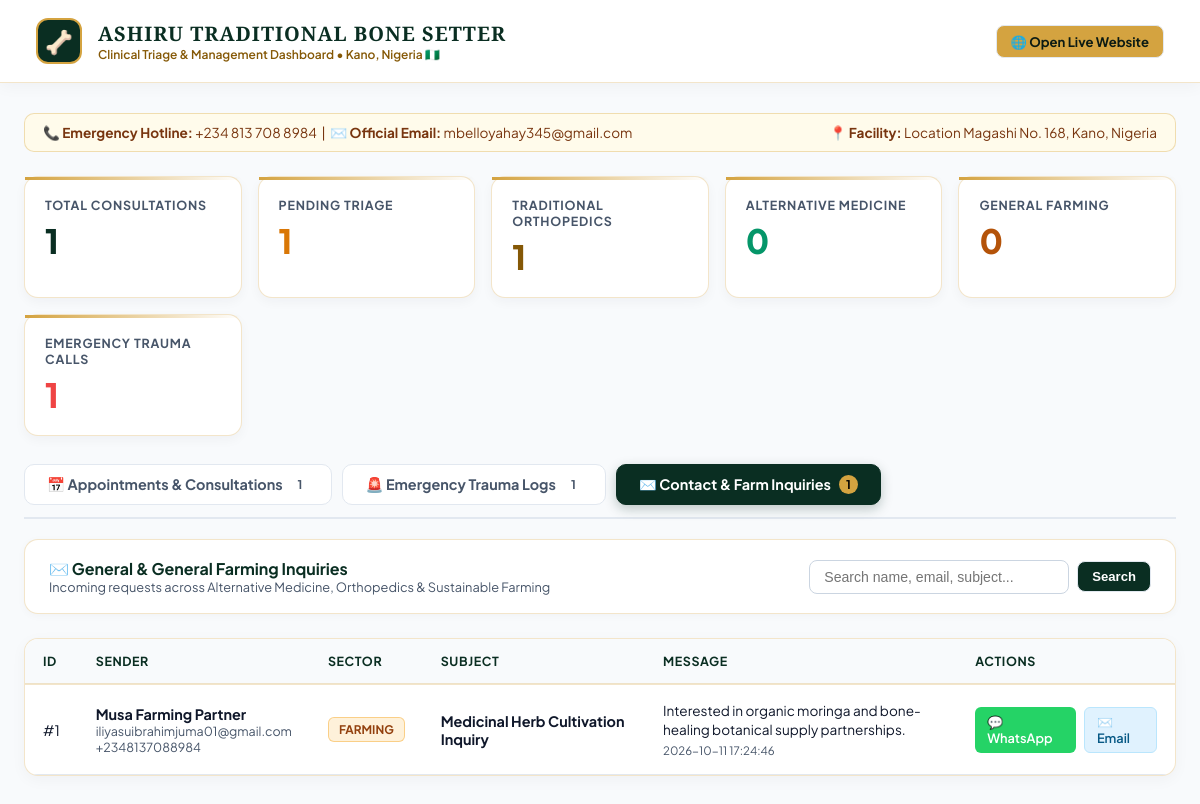
/admin/index.php?tab=inquiries, run on the app's committed database.
### tables this page shows
CREATE TABLE contact_inquiries (
                id INTEGER PRIMARY KEY AUTOINCREMENT,
                name TEXT NOT NULL,
                email TEXT,
                phone TEXT,
                sector TEXT DEFAULT 'orthopedic',
                subject TEXT,
                message TEXT NOT NULL,
                created_at DATETIME DEFAULT CURRENT_TIMESTAMP
            );

### admin/index.php (the view, shortened to what the rows shown need)
<?php
$db = Database::getConnection();
$activeTab    = $_GET['tab'] ?? 'appointments';
$filterSector = $_GET['sector'] ?? 'all';
$filterStatus = $_GET['status'] ?? 'all';
$searchQuery  = trim($_GET['q'] ?? '');
$sqlApt = "SELECT * FROM appointments WHERE 1=1";
$paramsApt = [];
$sqlApt .= " ORDER BY id DESC LIMIT 100";
$stmtApt = $db->prepare($sqlApt);
$stmtApt->execute($paramsApt);
$appointments = $stmtApt->fetchAll();
$sqlInq = "SELECT * FROM contact_inquiries WHERE 1=1";
$paramsInq = [];
$sqlInq .= " ORDER BY id DESC LIMIT 100";
$stmtInq = $db->prepare($sqlInq);
$stmtInq->execute($paramsInq);
$inquiries = $stmtInq->fetchAll();
?>
<!DOCTYPE html>
<html lang="en">
<head>
</head>
<body>
    <main class="container">
        <?php if ($activeTab === 'appointments'): ?>
            <section class="filter-panel">
                <div class="filter-group">
                    <span style="font-size: 0.8rem; color: var(--text-muted); font-weight: 700;">SECTOR:</span>
                    <a href="?tab=appointments&sector=all&status=<?= htmlspecialchars($filterStatus) ?>" class="filter-btn <?= $filterSector === 'all' ? 'active' : '' ?>">All Sectors</a>
                    <a href="?tab=appointments&sector=orthopedic&status=<?= htmlspecialchars($filterStatus) ?>" class="filter-btn <?= $filterSector === 'orthopedic' ? 'active' : '' ?>">Orthopedics</a>
                    <a href="?tab=appointments&sector=alternative&status=<?= htmlspecialchars($filterStatus) ?>" class="filter-btn <?= $filterSector === 'alternative' ? 'active' : '' ?>">Alternative Medicine</a>
                    <a href="?tab=appointments&sector=farming&status=<?= htmlspecialchars($filterStatus) ?>" class="filter-btn <?= $filterSector === 'farming' ? 'active' : '' ?>">General Farming</a>
                </div>
                <form method="GET" class="filter-group">
                    <input type="hidden" name="tab" value="appointments">
                    <input type="hidden" name="sector" value="<?= htmlspecialchars($filterSector) ?>">
                    <input type="hidden" name="status" value="<?= htmlspecialchars($filterStatus) ?>">
                    <input type="text" name="q" value="<?= htmlspecialchars($searchQuery) ?>" placeholder="Search patient, phone, ref..." class="search-input">
                    <button type="submit" class="filter-btn" style="cursor: pointer; background: var(--primary-emerald); color: #fff;">Search</button>
                </form>
            </section>
            <section class="table-card">
                <div class="table-responsive">
                    <table>
                        <thead>
                            <tr>
                                <th>Ref Code</th>
                                <th>Patient / Client</th>
                                <th>Sector</th>
                                <th>Service Category</th>
                                <th>Date &amp; Urgency</th>
                                <th>Status</th>
                                <th>Actions</th>
                            </tr>
                        </thead>
                        <tbody>
                            <?php if (empty($appointments)): ?>
                                <tr>
                                    <td colspan="7" style="text-align: center; padding: 40px; color: var(--text-muted);">
                                        No appointment records found matching the current filters.
                                    </td>
                                </tr>
                            <?php else: ?>
                                <?php foreach ($appointments as $apt): ?>
                                    <tr>
                                        <td>
                                            <strong style="color: var(--gold-dark); font-family: monospace; font-size: 0.95rem;">
                                                <?= htmlspecialchars($apt['reference_code']) ?>
                                            </strong>
                                        </td>
                                        <td>
                                            <div style="font-weight: 700; color: var(--text-dark);"><?= htmlspecialchars($apt['name']) ?></div>
                                            <div style="font-size: 0.8rem; color: var(--text-muted);"><?= htmlspecialchars($apt['phone']) ?></div>
                                        </td>
                                        <td>
                                            <span class="badge-sector sector-<?= htmlspecialchars($apt['sector']) ?>">
                                                <?= htmlspecialchars($apt['sector']) ?>
                                            </span>
                                        </td>
                                        <td>
                                            <div style="font-weight: 600; color: var(--text-dark);"><?= htmlspecialchars($apt['service']) ?></div>
                                            <div style="font-size: 0.78rem; color: var(--text-muted);">
                                                <?= htmlspecialchars($apt['consult_type']) ?>
                                            </div>
                                            <?php if (!empty($apt['details'])): ?>
                                                <div style="font-size: 0.75rem; color: #64748b; margin-top: 4px; max-width: 300px;">
                                                    📝 <?= htmlspecialchars($apt['details']) ?>
                                                </div>
                                            <?php endif; ?>
                                        </td>
                                        <td>
                                            <div>📅 <?= htmlspecialchars($apt['preferred_date'] ?: 'Not set') ?></div>
                                            <div style="font-size: 0.75rem; color: #b45309; font-weight: 600;"><?= htmlspecialchars($apt['urgency']) ?></div>
                                        </td>
                                        <td>
                                            <select class="status-select" onchange="updateRecordStatus('appointment', <?= (int)$apt['id'] ?>, this.value)">
                                                <?php foreach (['Pending', 'Confirmed', 'In Treatment', 'Completed', 'Cancelled'] as $st): ?>
                                                    <option value="<?= $st ?>" <?= $apt['status'] === $st ? 'selected' : '' ?>><?= $st ?></option>
                                                <?php endforeach; ?>
                                            </select>
                                        </td>
                                        <td>
                                            <div style="display: flex; gap: 8px;">
                                                <a href="https://wa.me/<?= preg_replace('/[^0-9]/', '', $apt['phone']) ?>?text=<?= urlencode('Hello ' . $apt['name'] . ', this is the clinic desk at ASHIRU TRADITIONAL BONE SETTER regarding your consultation (' . $apt['reference_code'] . ').') ?>"
                                                   target="_blank" class="btn-action btn-wa" title="Open WhatsApp">
                                                    💬 WhatsApp
                                                </a>
                                                <a href="tel:<?= htmlspecialchars($apt['phone']) ?>" class="btn-action btn-call" title="Call">
                                                    📞 Call
                                                </a>
                                            </div>
                                        </td>
                                    </tr>
                                <?php endforeach; ?>
                            <?php endif; ?>
                        </tbody>
                    </table>
                </div>
            </section>
        <?php elseif ($activeTab === 'inquiries'): ?>
            <section class="table-card">
                <div class="table-responsive">
                    <table>
                        <thead>
                            <tr>
                                <th>ID</th>
                                <th>Sender</th>
                                <th>Sector</th>
                                <th>Subject</th>
                                <th>Message</th>
                                <th>Actions</th>
                            </tr>
                        </thead>
                        <tbody>
                            <?php if (empty($inquiries)): ?>
                                <tr>
                                    <td colspan="6" style="text-align: center; padding: 40px; color: var(--text-muted);">
                                        No inquiry records found.
                                    </td>
                                </tr>
                            <?php else: ?>
                                <?php foreach ($inquiries as $inq): ?>
                                    <tr>
                                        <td>#<?= (int)$inq['id'] ?></td>
                                        <td>
                                            <div style="font-weight: 700;"><?= htmlspecialchars($inq['name']) ?></div>
                                            <?php if (!empty($inq['email'])): ?>
                                                <div style="font-size: 0.78rem; color: var(--text-muted);"><?= htmlspecialchars($inq['email']) ?></div>
                                            <?php endif; ?>
                                            <?php if (!empty($inq['phone'])): ?>
                                                <div style="font-size: 0.78rem; color: var(--text-muted);"><?= htmlspecialchars($inq['phone']) ?></div>
                                            <?php endif; ?>
                                        </td>
                                        <td>
                                            <span class="badge-sector sector-<?= htmlspecialchars($inq['sector']) ?>">
                                                <?= htmlspecialchars($inq['sector']) ?>
                                            </span>
                                        </td>
                                        <td><strong><?= htmlspecialchars($inq['subject']) ?></strong></td>
                                        <td>
                                            <div style="max-width: 360px; font-size: 0.85rem; line-height: 1.4; color: var(--text-dark);">
                                                <?= nl2br(htmlspecialchars($inq['message'])) ?>
                                            </div>
                                            <div style="font-size: 0.72rem; color: var(--text-muted); margin-top: 4px;">
                                                <?= htmlspecialchars($inq['created_at']) ?>
                                            </div>
                                        </td>
                                        <td>
                                            <div style="display: flex; gap: 8px;">
                                                <?php if (!empty($inq['phone'])): ?>
                                                    <a href="https://wa.me/<?= preg_replace('/[^0-9]/', '', $inq['phone']) ?>" target="_blank" class="btn-action btn-wa">
                                                        💬 WhatsApp
                                                    </a>
                                                <?php endif; ?>
                                                <?php if (!empty($inq['email'])): ?>
                                                    <a href="mailto:<?= htmlspecialchars($inq['email']) ?>" class="btn-action btn-email">
                                                        ✉️ Email
                                                    </a>
                                                <?php endif; ?>
                                            </div>
                                        </td>
                                    </tr>
                                <?php endforeach; ?>
                            <?php endif; ?>
                        </tbody>
                    </table>
                </div>
            </section>
        <?php endif; ?>
    </main>
</body>
</html>

### data on the page
contact_inquiries: id "1", name "Musa Farming Partner", email "iliyasuibrahimjuma01@gmail.com", phone "+2348137088984", sector "FARMING", subject "Medicinal Herb Cultivation Inquiry", message "Interested in organic moringa and bone-healing botanical supply partnerships.", created_at "2026-10-11 17:24:46"

### other printed values
$stats['total'] "1"
$stats['pending'] "1"
$stats['orthopedic'] "1"
$stats['alternative'] "0"
$stats['farming'] "0"
$emergenciesCount "1"
$inquiriesCount "1"
